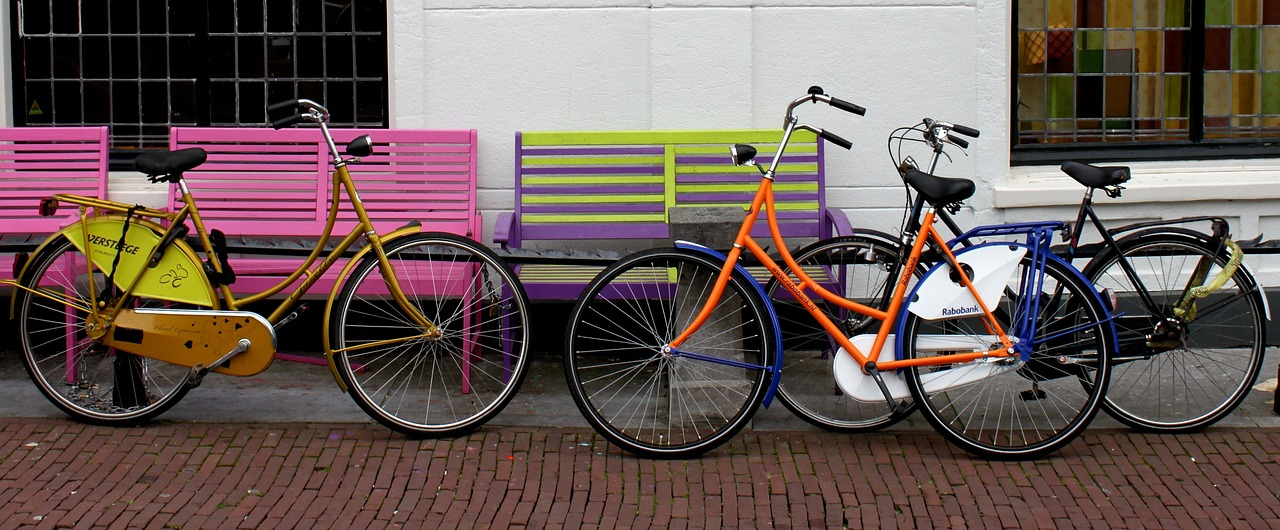
#> input picture images/cycle.jpg, 1280 x 530 px
$ jupyter execute flipping.ipynb
#> lines starting #> are read from the running program, lines starting #| are printed output that depends on the picture
[cell 1]
import cv2
import numpy as np

img = cv2.imread("images/cycle.jpg")
#> img is the input picture: shape (530, 1280, 3); mean B, G, R 85.3, 89.8, 106.3

# flipping an image
img_flip = cv2.flip(img, -1)
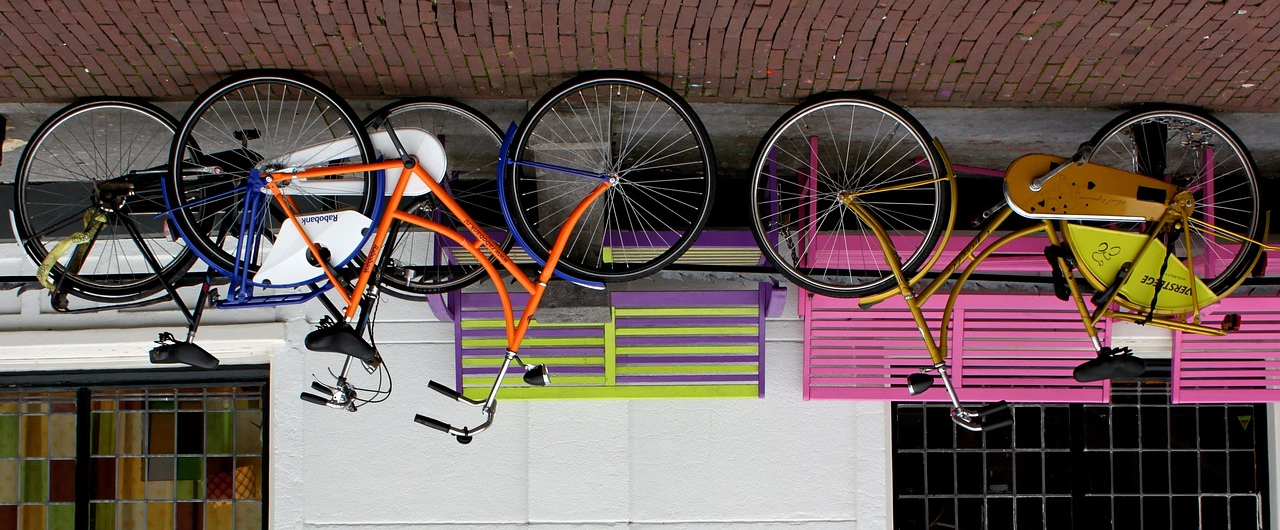
#> img_flip: shape (530, 1280, 3); mean B, G, R 85.3, 89.8, 106.3

cv2.imshow("window", img_flip)
cv2.imwrite('images/cycle_f.jpg', img_flip)
cv2.waitKey(0)


$ run again, with images/balance.jpg copied over images/cycle.jpg
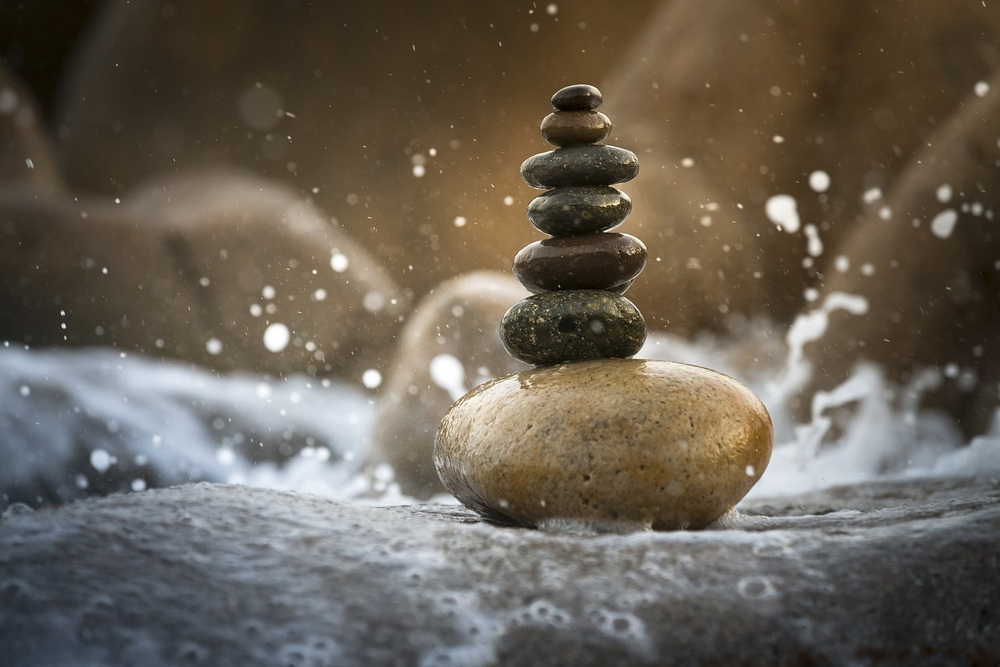
#> input picture images/balance.jpg, 1000 x 667 px, shrunk from 1280 x 854 before the run
#> img is the input picture: shape (667, 1000, 3); mean B, G, R 84.6, 95.9, 103.9
#> `img_flip = cv2.flip(img, -1)`:
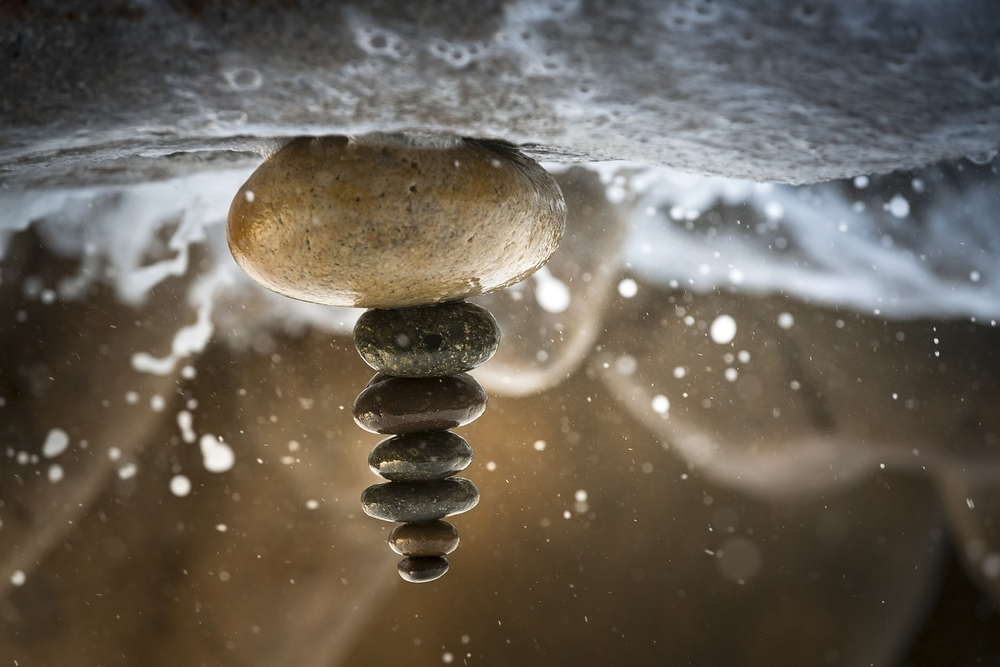
#> img_flip: shape (667, 1000, 3); mean B, G, R 84.6, 95.9, 103.9

$ run again, with images/flower.jpg copied over images/cycle.jpg
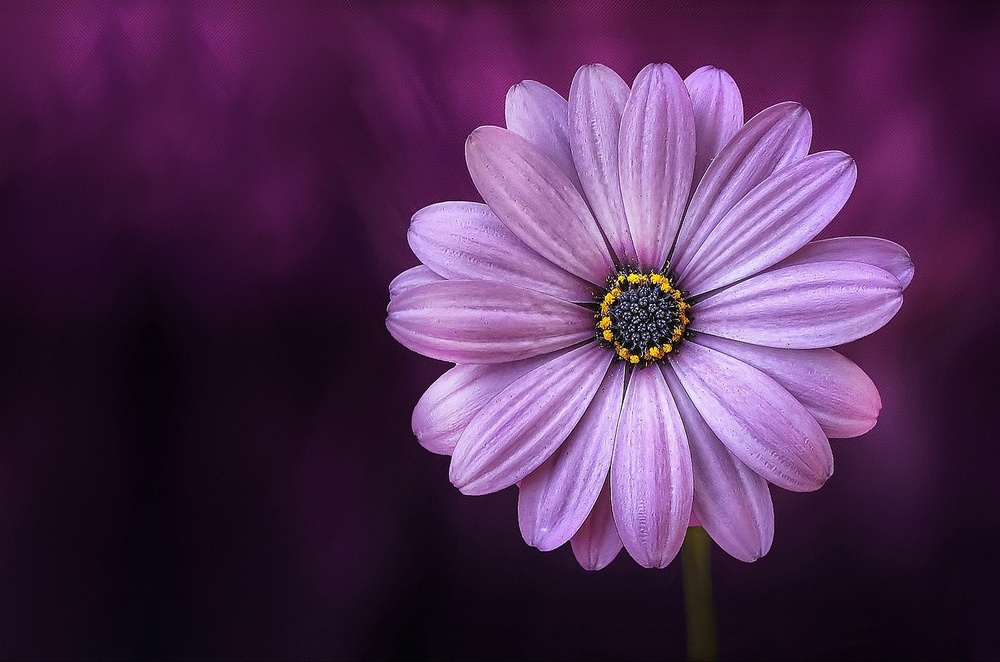
#> input picture images/flower.jpg, 1000 x 662 px, shrunk from 1280 x 848 before the run
#> img is the input picture: shape (662, 1000, 3); mean B, G, R 84.6, 46.3, 81.2
#> `img_flip = cv2.flip(img, -1)`:
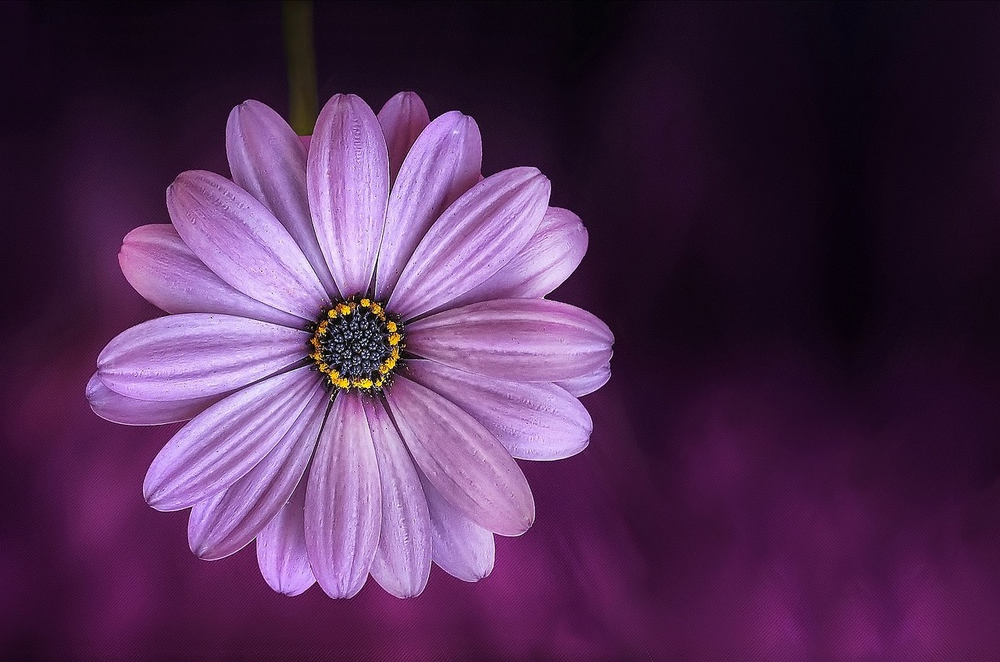
#> img_flip: shape (662, 1000, 3); mean B, G, R 84.6, 46.3, 81.2
